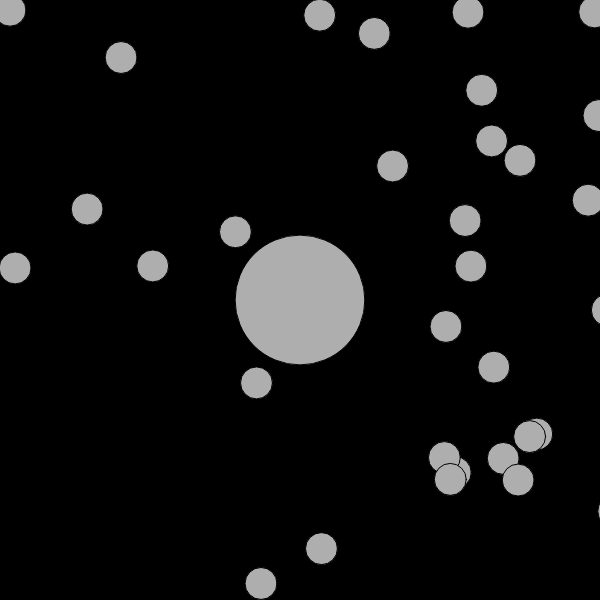
Frame 1 (no input)
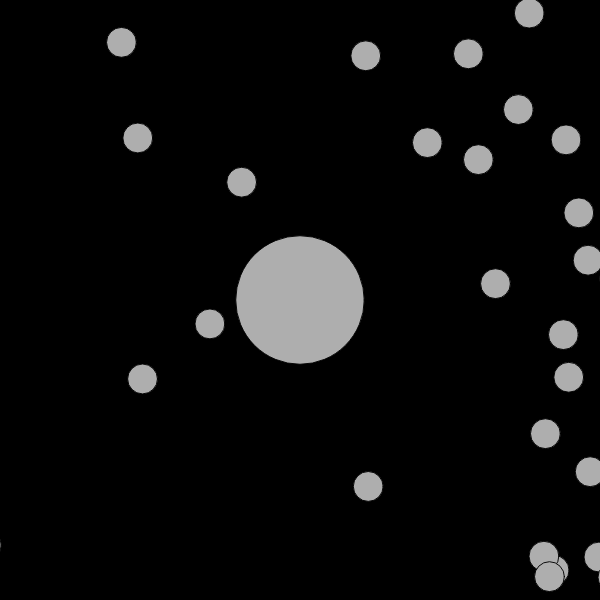
Frame 60 (no input)
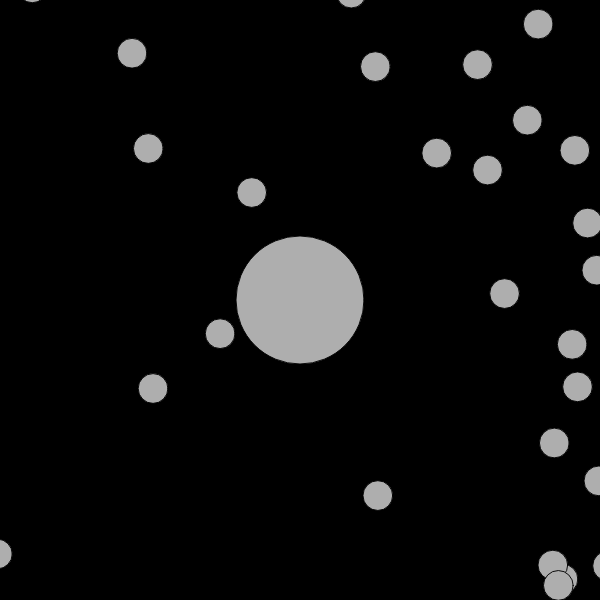
Frame 120 (the mouse pressed at the canvas centre since frame 60)

The p5.js sketch that drew these frames (run headless with seeded random() and noise() and a simulated clock; from frame 60 on, the mouse is pressed at the canvas centre):

// p5.js sketch
// ── sketch.js

function preload() {

}


var blobs = [];
var blob;
var zoom = 1;
var newzoom = 1;


function setup() {
  createCanvas(600,600);
  blob = new Blob(0, 0, 65);
  for (var i = 0; i < 100; i++){
    var x = random(-width, width);
    var y = random(-height, height);
    blobs.push(new Blob(x, y, 16));
  }
}

function keyPressed() {

}

function draw() {
  background(0);

  //translate(width/2-blob.pos.x, height/2-blob.pos.y);
  translate(width/2, height/2);
  newzoom = 64 / blob.r;
  zoom= lerp(zoom, newzoom, 0.1);
  scale(zoom);
  translate(-blob.pos.x, -blob.pos.y);


  for (var i = blobs.length-1; i >= 0; i--){
    blobs[i].show();
    if (blob.eats(blobs[i])) {
      blobs.splice(i,1);
    }
  }

  blob.show();
  blob.update();

}

// ── blob.js
function Blob(x,y,r) {
  this.pos = createVector(x, y);
  this.r = r;
  this.vel = createVector(0,0);
  this.show = function() {
    fill(174);
    ellipse(this.pos.x, this.pos.y, this.r*2, this.r*2);
  }

  this.update = function() {
    var newvel = createVector(mouseX-width/2, mouseY-height/2);

    newvel.setMag(3);
    this.vel.lerp(newvel, 0.2)
    this.pos.add(this.vel);

  }

  this.eats = function(blob) {
    var d = p5.Vector.dist(this.pos, blob.pos);
    if (d < this.r + blob.r) {
      var sum = PI * this.r * this.r + PI * blob.r * blob.r;
      this.r = sqrt(sum/PI);
      //this.r += blob.r*0.2;
      return true;
    }
    else {
      return false;
    }
  }



}
